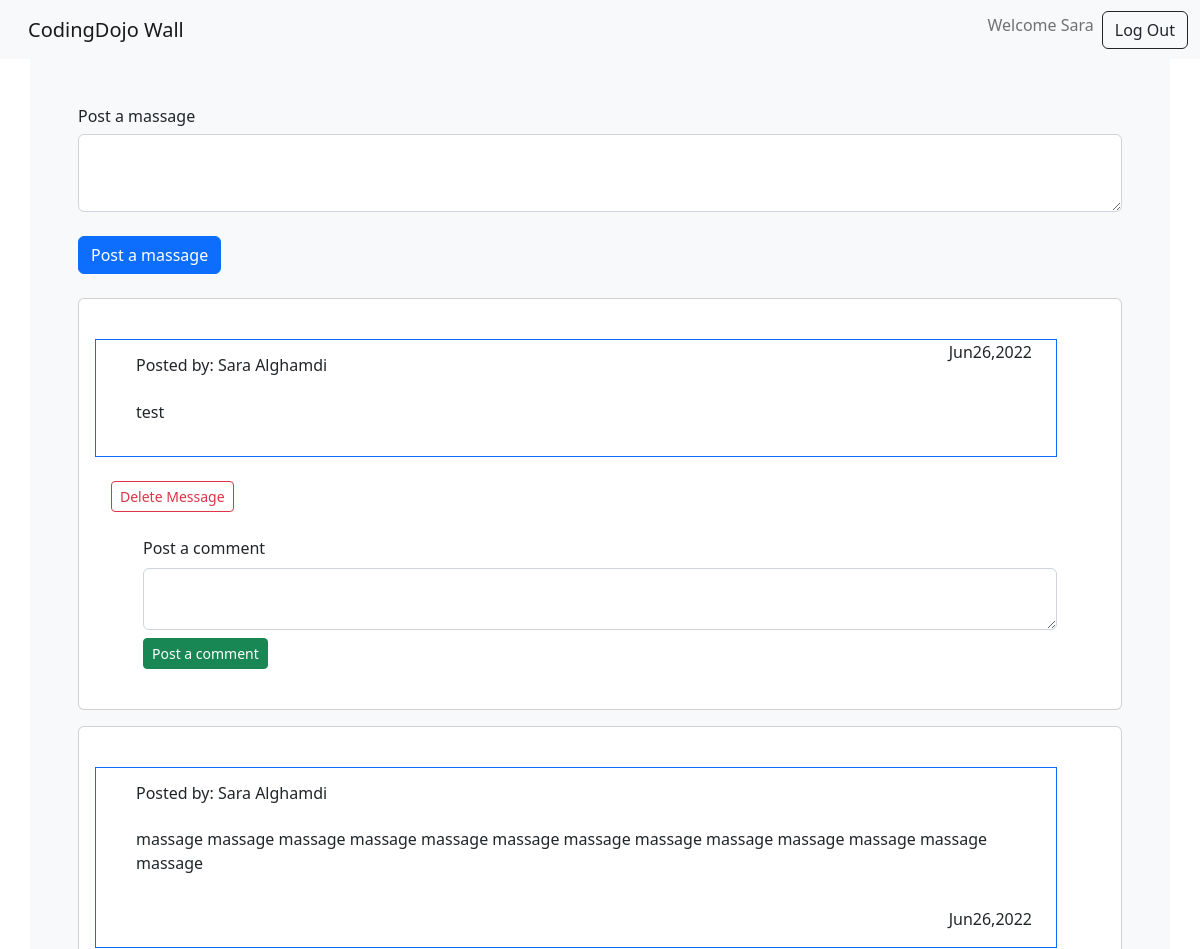
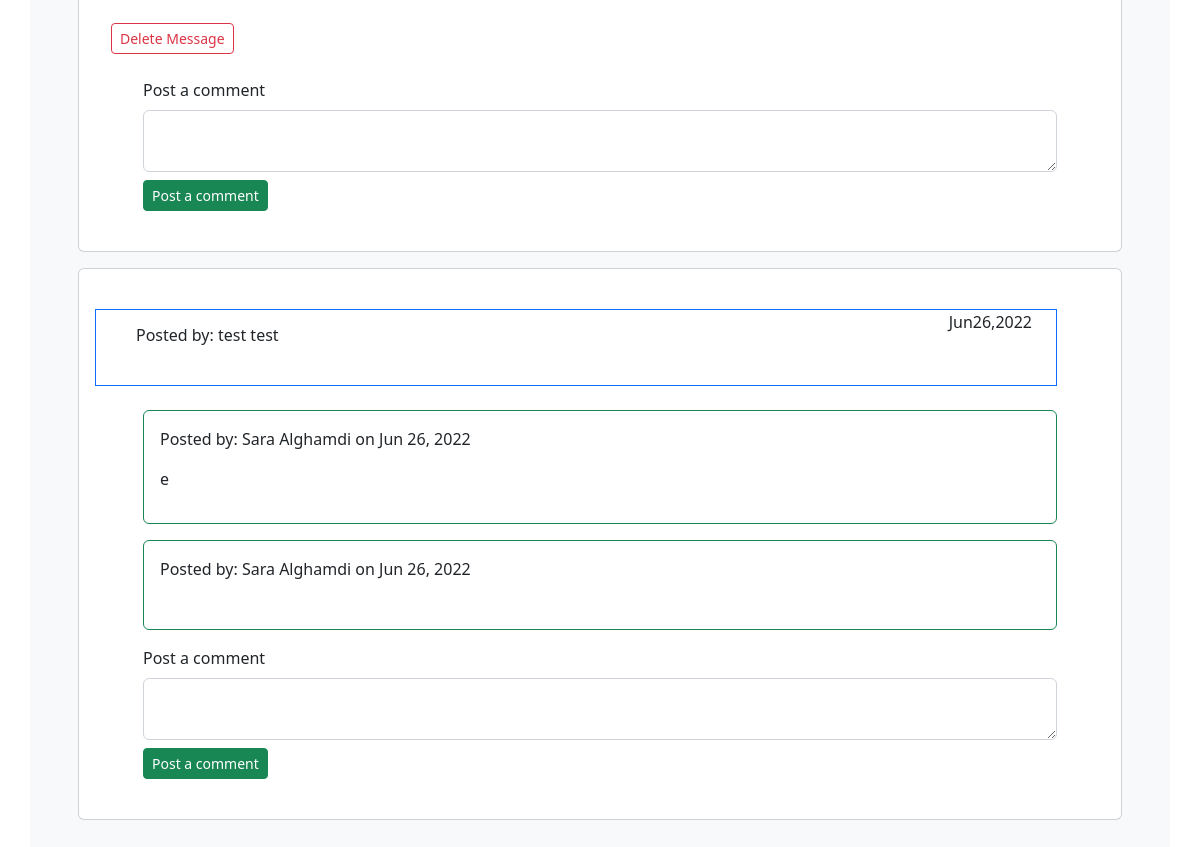
The page /wall/comment (signed in) on the database its author committed (2 pictures, top to bottom).
### log_App/models.py (models this page shows)
class User(models.Model):
    fname = models.CharField(max_length=255)
    lname = models.CharField(max_length=255)
    birth_date= models.DateTimeField()
    email = models.CharField(max_length=255)
    password = models.CharField(max_length=255)
    created_at = models.DateTimeField(auto_now_add=True)
    updated_at = models.DateTimeField(auto_now=True)
    objects= UserManager()

### wall_App/models.py (models this page shows)
class Message(models.Model):
    user = models.ForeignKey(User, related_name="messages", on_delete = models.CASCADE)
    message = models.TextField()
    created_at = models.DateTimeField(auto_now_add=True)
    updated_at = models.DateTimeField(auto_now=True)

class Comment(models.Model):
    message = models.ForeignKey(Message, related_name="comments", on_delete = models.CASCADE)
    user = models.ForeignKey(User, related_name="comments", on_delete = models.CASCADE)
    comment = models.TextField()
    like = models.ManyToManyField(User, related_name="liked_comment")
    created_at = models.DateTimeField(auto_now_add=True)
    updated_at = models.DateTimeField(auto_now=True)

### wall_App/views.py (the view)
# urls.py: path('comment',views.comment),
def comment(request):
    if not 'user_id' in request.session:
        return redirect('/')
    context = {
        'user' :User.objects.get(id=request.session['user_id']),
        'massage' : Message.objects.all().order_by('-created_at'),
        "comment" : Comment.objects.all().order_by('-created_at')
        }
    return render(request,"wall_comment.html",context)

### wall_App/templates/wall_comment.html (shortened to what this page needs)
<!DOCTYPE html>
<html lang="en">
<head>
    <link rel="stylesheet" href="https://cdn.jsdelivr.net/npm/bootstrap@5.2.0-beta1/dist/css/bootstrap.rtl.min.css">
</head>
<body>
    <nav class="navbar navbar-expand-lg bg-light">
        <div class="container-fluid">
            <a class="navbar-brand" href="#">CodingDojo Wall</a>
            <div class="collapse navbar-collapse">
                <ul class="navbar-nav me-auto mb-2 mb-lg-0">
                    <li class="nav-item">
                        <h1 class="nav-link">Welcome {{user.fname}}</h1>
                    </li>
                </ul>
                    <a href="logOut" class="btn btn-outline-dark" >Log Out</a>
            </div>
        </div>
    </nav>
    <div class="container bg-light p-5">
        <div class="row g-2 d-flex">
            <form action="massage" method="post">
                <div class="form-floating">
                    <h6>Post a massage</h6>
                    <textarea name="massage" class="form-control h-75 "></textarea>
                    <button class="btn btn-primary my-4">Post a massage</button>
                </div>
            </form>
        </div>
            {% for message in massage.all %}
            <div class="card mb-3 p-3">
                <div class="container row gx-5">
                    <div class="my-4 border  bg-white border-primary">
                        <div class="p-3 float-end">
                            <h6 class="mb-4">Posted by: {{message.user.fname}} {{message.user.lname}}</h6>
                            <p>{{message.message}}</p>
                        </div>
                        <div class="float-start X-Small">
                            <p>{{message.created_at|date:"Md,Y"}}</p>
                        </div>
                </div>
                </div>
                {% if message.user == user %}
                <div class="text-end">
                    <a href="delete/{{message.id}}" class="btn btn-outline-danger btn-sm mx-3 mb-4"> Delete Message</a>
                </div>
                {% endif %}
                {% for comment in message.comments.all %}
                <div class="card p-3 mb-3 mx-5 border border-1 border-success">
                    <p>Posted by: {{comment.user.fname}} {{comment.user.lname}} on {{comment.created_at |date:"M d, Y"}}</p>
                    <p>{{comment.comment}}</p>
                </div>
                {% endfor %}
                <form action="post_comment/{{message.id}}" method="post" class="form-group">
                    <div class="px-5">
                        <label for="comment" class="form-label">Post a comment</label>
                        <textarea name="comment" cols="20" rows="2" class="form-control"></textarea>
                    </div>
                    <div class="text-end px-4">
                        <input type="submit" value="Post a comment" class="btn btn-success mb-4 btn-sm my-2 mx-4">
                    </div>
                </form>
            </div>
            {% endfor %}
        </div>
</body>
</html>

### rows shown on the page
User: fname "Sara"
Message: user.fname "Sara", user.lname "Alghamdi", message "test", created_at "Jun26,2022"
Message: user.fname "Sara", user.lname "Alghamdi", message "massage massage massage massage massage massage massage massage massage massage massage massage massage", created_at "Jun26,2022"
Message: user.fname "test", user.lname "test", created_at "Jun26,2022"
Comment: user.fname "Sara", user.lname "Alghamdi", created_at "Jun 26, 2022", comment "e"
Comment: user.fname "Sara", user.lname "Alghamdi", created_at "Jun 26, 2022"
